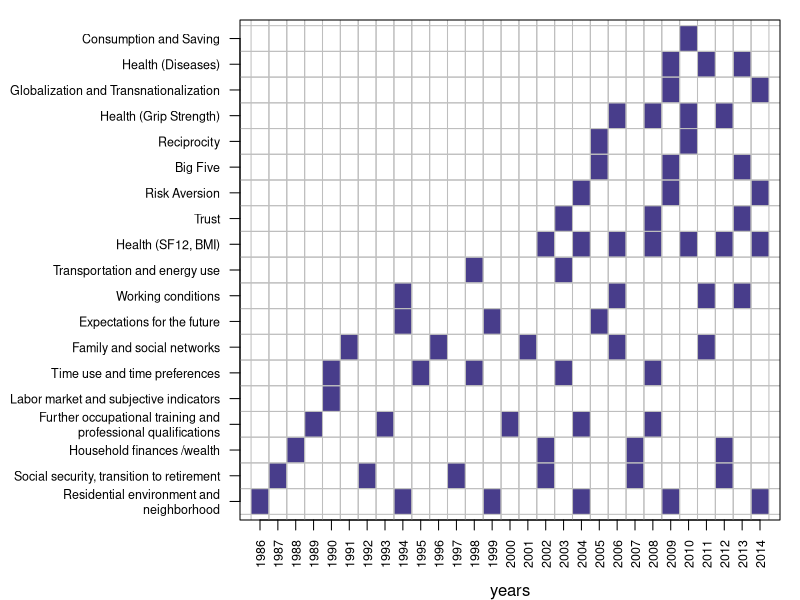

Write R code to recreate this figure.
topics <- list(
"Residential environment and\n neighborhood                    "=c(1986, 1994, 1999, 2004, 2009, 2014),
"Social security, transition to retirement                     "=c(1987, 1992, 1997, 2002, 2007, 2012),
"Household finances /wealth                                    "=c(1988, 2002, 2007, 2012),
"Further occupational training and\n professional qualifications"=c(1989, 1993, 2000, 2004, 2008),
"Time use and time preferences                                 "=c(1990, 1995, 1998, 2003, 2008),
"Labor market and subjective indicators                        "=c(1990),
"Family and social networks                                    "=c(1991, 1996, 2001, 2006, 2011),
"Working conditions                                            "=c(1994, 2006, 2011, 2013),
"Expectations for the future                                   "=c(1994, 1999, 2005),
"Transportation and energy use                                 "=c(1998, 2003),
"Health (SF12, BMI)                                            "=c(2002, 2004, 2006, 2008, 2010, 2012, 2014),
"Health (Grip Strength)                                        "=c(            2006, 2008, 2010, 2012),
"Health (Diseases)                                             "=c(                  2009, 2011, 2013),
"Trust                                                         "=c(2003, 2008, 2013),
"Risk Aversion                                                 "=c(2004, 2009, 2014),
"Big Five                                                      "=c(2005, 2009, 2013),
"Reciprocity                                                   "=c(2005, 2010),
"Globalization and Transnationalization                        "=c(2009, 2014),
"Consumption and Saving                                        "=c(2010))

require(gdata)
names(topics) <- trim(names(topics))

topics <- do.call("c", topics)
topics <- data.frame(topics=gsub("[0-9]$", "", names(topics)), year=as.numeric(topics))

topics <- topics[order(topics$topics, topics$year),]
topics$min <- unlist(tapply(topics$year, topics$topics,
                     FUN <- function(x) rep(min(x), length(x))))
topics <- topics[order(topics$min, topics$topics, topics$year),]


n <- length(unique(topics$topics))
years <- sort(unique(topics$year))
labels <- tapply(topics$year, topics$topics, min)
labels <- names(sort(labels))
label.pos <- 1:n
names(label.pos) <- labels
plot.pos <- label.pos[as.character(topics$topics)]

postscript("topics_abb.ps", width=9, height=5, paper="special", horizontal=TRUE)
opar <- par(mar=c(4,12,1,1), las=2)
plot(years, rep(1, length(years)), ylim=c(1, n), type="n", axes=FALSE, ylab="")
axis(1, at=years, labels=years, cex.axis=0.75)
axis(2, at=1:n, labels=names(sort(label.pos)), cex.axis=0.75)


rect(topics$year-0.5, plot.pos-0.5,
     topics$year+0.5, plot.pos+0.5, col="DarkSlateBlue", border=NA)
abline(h=(1:n)+0.5, col="grey")
abline(h=(1:n)-0.5, col="grey")
abline(v=years+0.5, col="grey")
abline(v=years-0.5, col="grey")
box()

par(opar)
dev.off()
